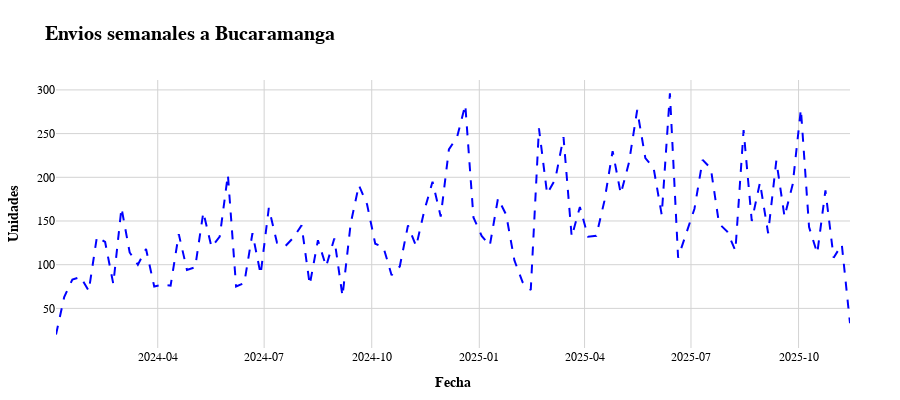

This figure's notebook cell:
### Code cell
fig =plot_time_series(df_sem[(df_sem['Terminal_Destino']=='6. Bucaramanga')&(df_sem['Producto']==1)],
                       'Semana_Viernes', 'Unidades_Semanales', 
                 title='Envios semanales a Bucaramanga',
                 xaxis_title='Fecha',
                 yaxis_title='Unidades',
                     dash='dash')
